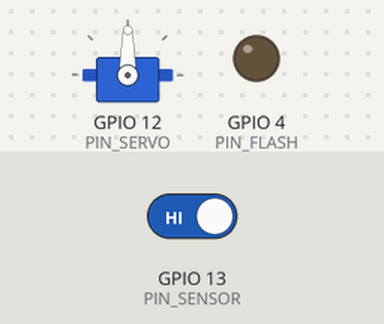
The sketch below on a simulated ESP32. Parts: servo, output pins drawn as LEDs (lit = HIGH). The inputs (shaded band) are chosen by the test bench; at power-on: GPIO 13 (PIN_SENSOR) HIGH. WiFi joins after 1.5 s; servers stay silent unless stated; uploads are accepted with an empty reply; the camera gives no picture; what the sketch prints to the serial monitor is not drawn.

Above: at 3.0 s.
3.1 s: GPIO 13 (PIN_SENSOR) driven LOW
At 3.7 s:
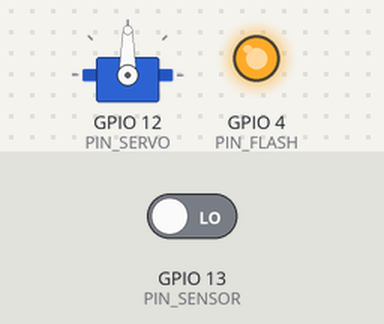
5.3 s: GPIO 13 (PIN_SENSOR) driven HIGH
At 6.4 s:
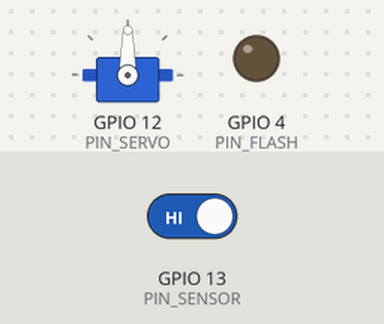
Timing chart, 0 to 8.3 s (numbered marks = the images above; inputs shaded):
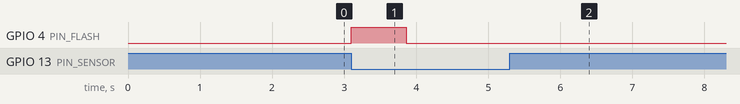

Measured:
- after the input at 3.1 s, GPIO 4 (PIN_FLASH): LOW → HIGH at once, → LOW 0.76 s later
- after the input at 5.3 s, GPIO 4 (PIN_FLASH): stays LOW (without the input it goes to HIGH after 2.6 s)

The sketch:

esp32.ino
```cpp
/**
 * PROYECTO DE GRADO - UDI
 * Configuración de Red: OPPO A80 5G
 */

#include "esp_camera.h"
#include <WiFi.h>
#include <HTTPClient.h>
#include <ESP32Servo.h>

// --- NUEVA CONFIGURACIÓN DE RED ---
const char* ssid = "OPPO A80 5G";
const char* password = "lule2345";
const char* serverUrl = "http://10.25.212.1:5000/clasificar";

const int PIN_SENSOR = 13;
const int PIN_SERVO  = 12;
const int PIN_FLASH  = 4;

Servo miServo;

// --- CONFIGURACIÓN PINES CÁMARA ---
#define PWDN_GPIO_NUM     32
#define RESET_GPIO_NUM    -1
#define XCLK_GPIO_NUM      0
#define SIOD_GPIO_NUM     26
#define SIOC_GPIO_NUM     27
#define Y9_GPIO_NUM       35
#define Y8_GPIO_NUM       34
#define Y7_GPIO_NUM       39
#define Y6_GPIO_NUM       36
#define Y5_GPIO_NUM       21
#define Y4_GPIO_NUM       19
#define Y3_GPIO_NUM       18
#define Y2_GPIO_NUM        5
#define VSYNC_GPIO_NUM    25
#define HREF_GPIO_NUM     23
#define PCLK_GPIO_NUM     22

void setup() {
  Serial.begin(115200);
  pinMode(PIN_SENSOR, INPUT);
  pinMode(PIN_FLASH, OUTPUT);

  miServo.setPeriodHertz(50);
  miServo.attach(PIN_SERVO, 500, 2400);
  miServo.write(90);

  camera_config_t config;
  config.ledc_channel = LEDC_CHANNEL_0;
  config.ledc_timer = LEDC_TIMER_0;
  config.pin_d0 = Y2_GPIO_NUM; config.pin_d1 = Y3_GPIO_NUM;
  config.pin_d2 = Y4_GPIO_NUM; config.pin_d3 = Y5_GPIO_NUM;
  config.pin_d4 = Y6_GPIO_NUM; config.pin_d5 = Y7_GPIO_NUM;
  config.pin_d6 = Y8_GPIO_NUM; config.pin_d7 = Y9_GPIO_NUM;
  config.pin_xclk = XCLK_GPIO_NUM; config.pin_pclk = PCLK_GPIO_NUM;
  config.pin_vsync = VSYNC_GPIO_NUM; config.pin_href = HREF_GPIO_NUM;
  config.pin_sscb_sda = SIOD_GPIO_NUM; config.pin_sscb_scl = SIOC_GPIO_NUM;
  config.pin_pwdn = PWDN_GPIO_NUM; config.pin_reset = RESET_GPIO_NUM;
  config.xclk_freq_hz = 20000000;
  config.pixel_format = PIXFORMAT_JPEG;
  config.frame_size = FRAMESIZE_QVGA;
  config.jpeg_quality = 10;
  config.fb_count = 1;

  if (esp_camera_init(&config) != ESP_OK) return;

  WiFi.begin(ssid, password);
  while (WiFi.status() != WL_CONNECTED) { delay(500); Serial.print("."); }
  Serial.println("\n✅ Conectado al OPPO A80 5G");
}

void loop() {
  if (digitalRead(PIN_SENSOR) == LOW) {
    digitalWrite(PIN_FLASH, HIGH);
    delay(500);

    camera_fb_t * fb = esp_camera_fb_get();
    if (fb) {
      HTTPClient http;
      http.begin(serverUrl);
      http.addHeader("Content-Type", "image/jpeg");

      int httpCode = http.POST(fb->buf, fb->len);
      digitalWrite(PIN_FLASH, LOW);

      if (httpCode > 0) {
        String resp = http.getString();
        if (resp == "1") { miServo.write(130); delay(3000); }
        else if (resp == "2") { miServo.write(50); delay(3000); }
        miServo.write(90);
      }
      http.end();
      esp_camera_fb_return(fb);
    }
    delay(4000);
  }
}
```
